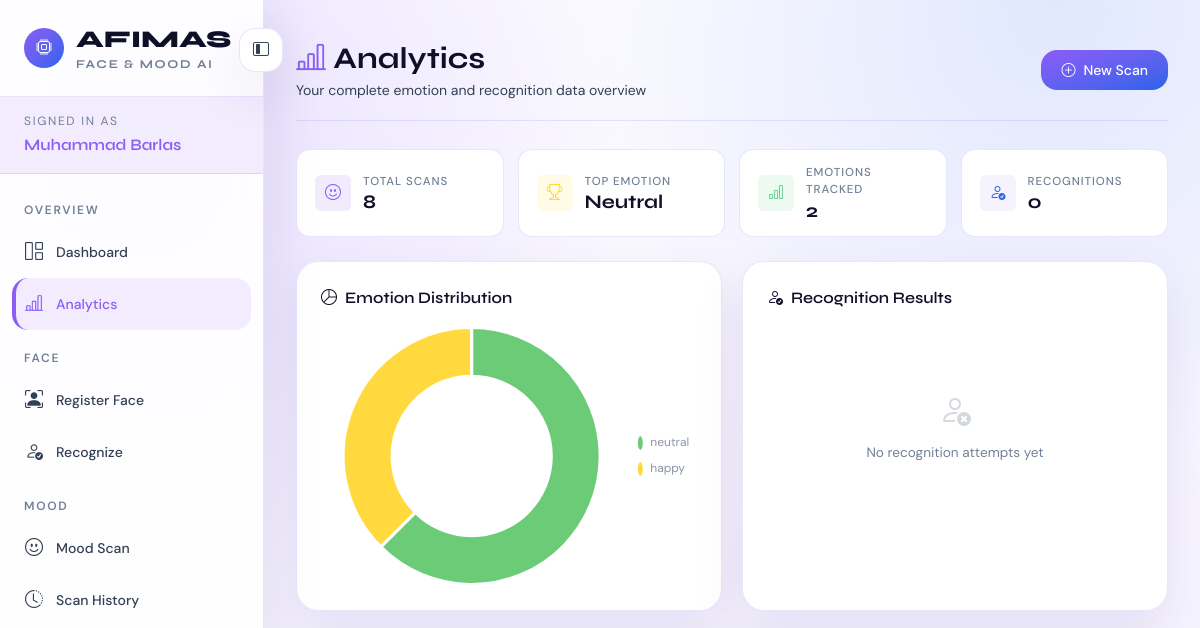
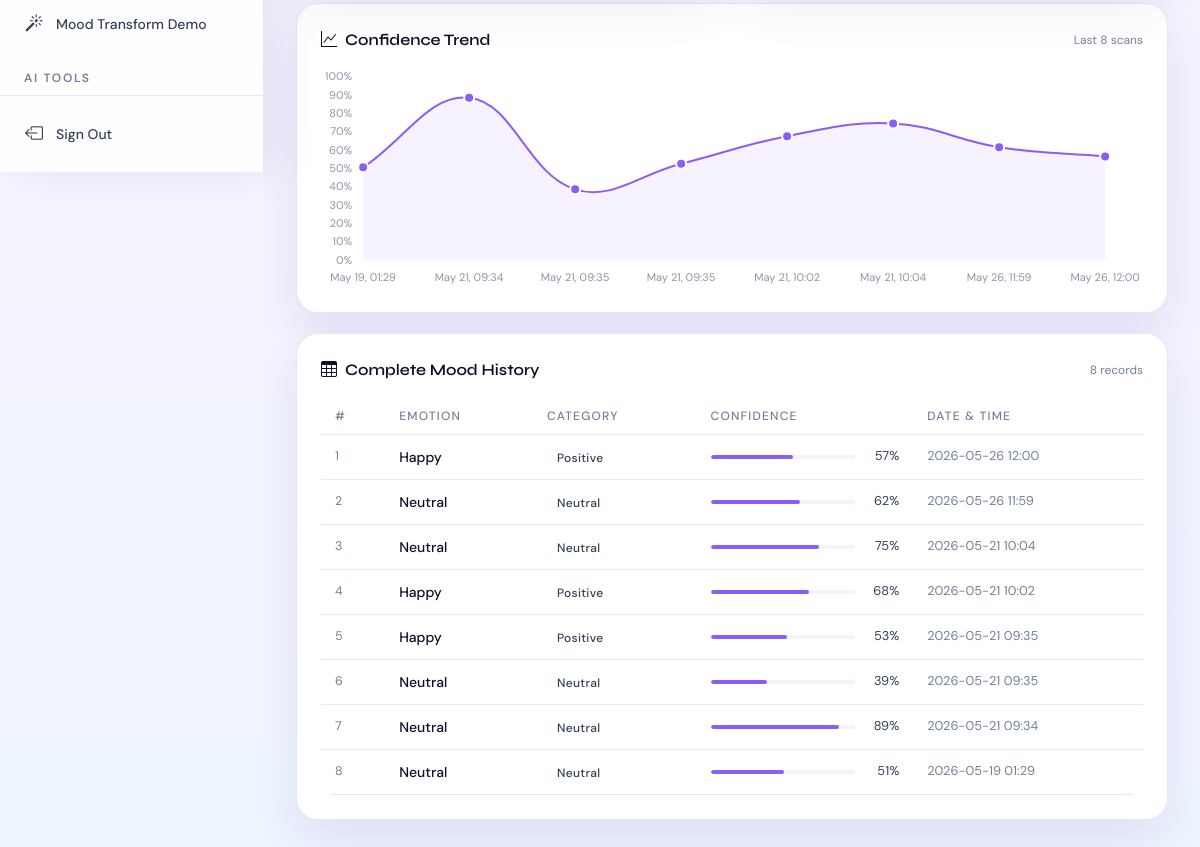
/dashboard/analytics (signed in), run on an earlier commit of the app's database (2 pictures, top to bottom).
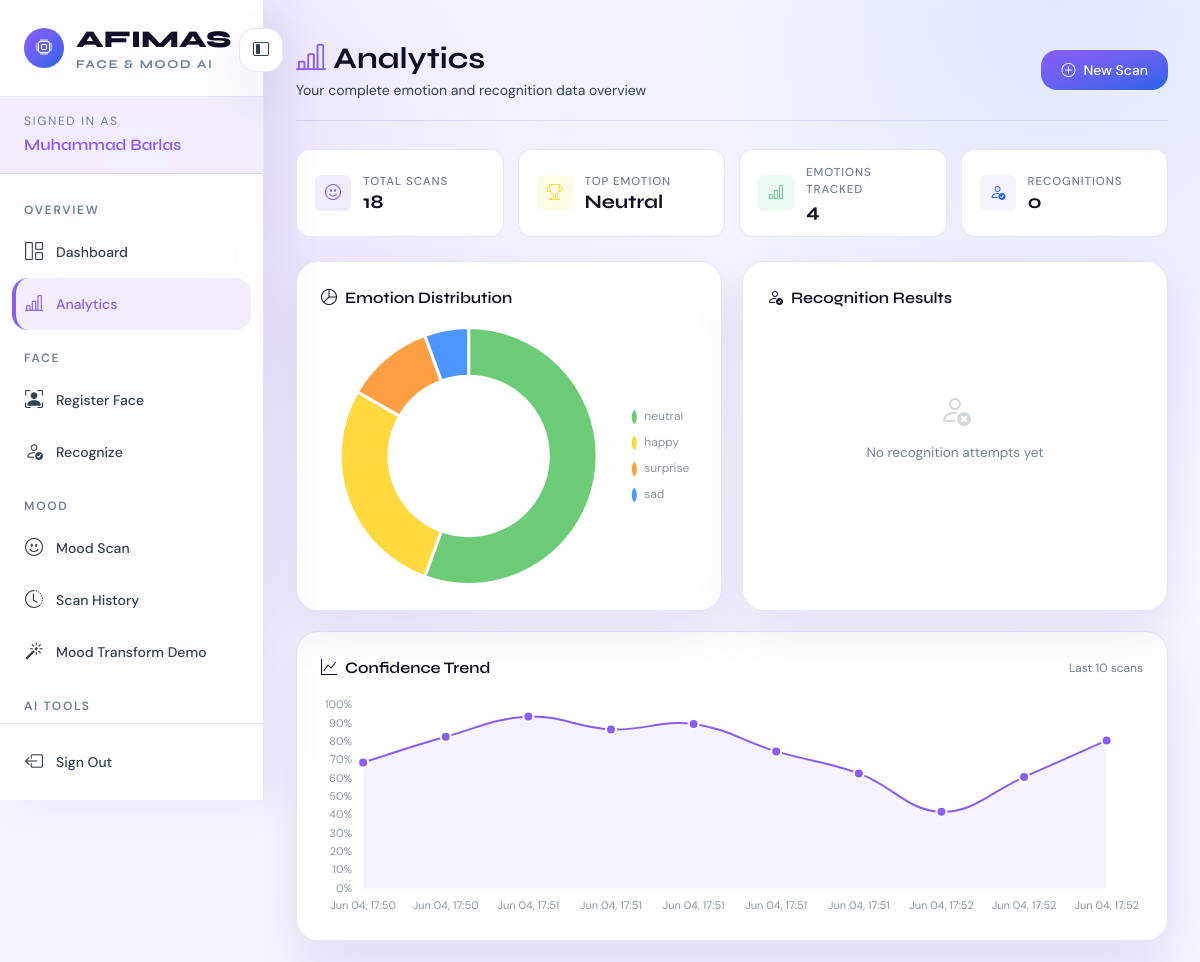
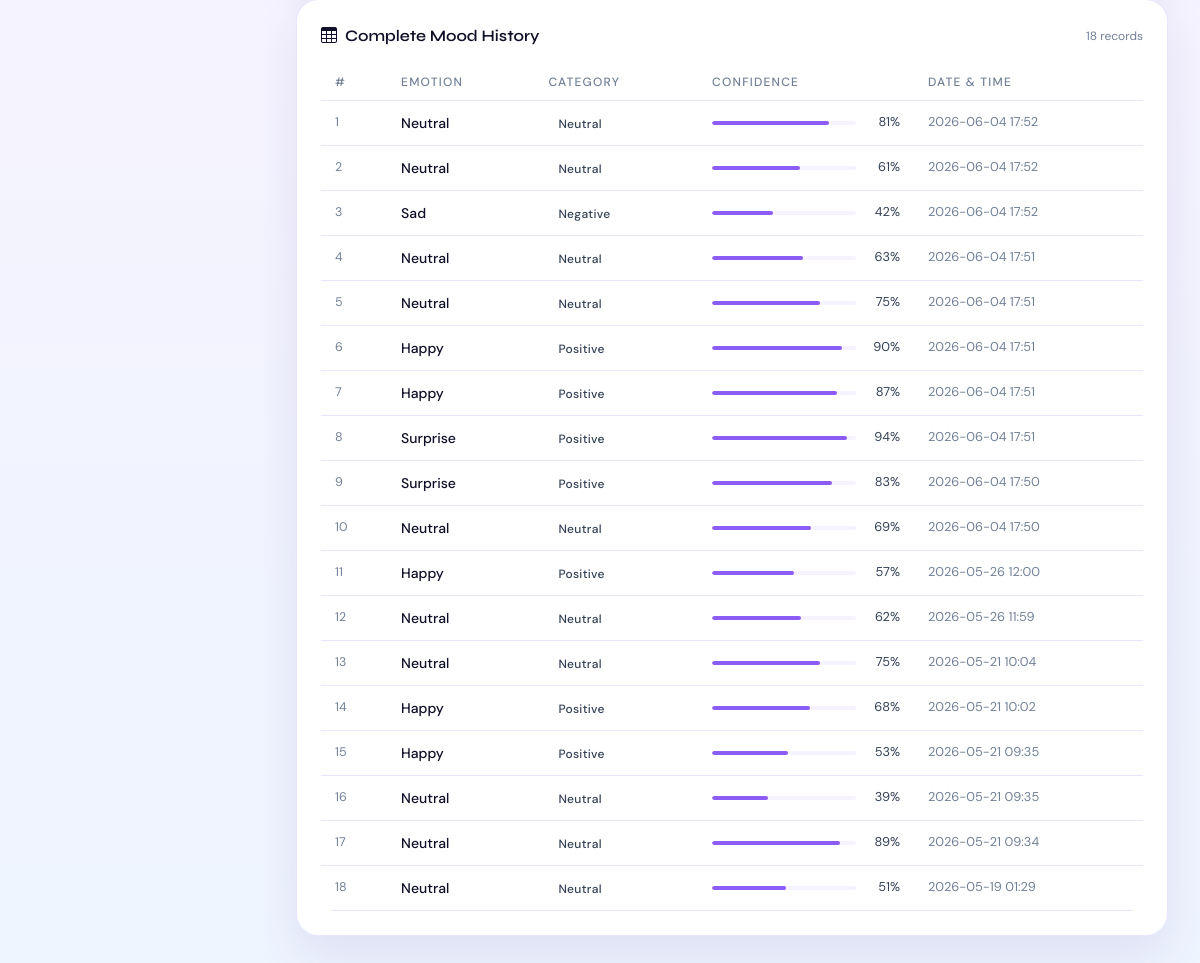
And on a later commit of the database (2 pictures, top to bottom).
### tables this page shows
CREATE TABLE users (
            id          INTEGER PRIMARY KEY AUTOINCREMENT,
            name        TEXT    NOT NULL,
            email       TEXT    NOT NULL UNIQUE,
            password_hash TEXT  NOT NULL,
            age         INTEGER,
            created_at  TIMESTAMP DEFAULT CURRENT_TIMESTAMP
        );

CREATE TABLE mood_logs (
            id               INTEGER PRIMARY KEY AUTOINCREMENT,
            user_id          INTEGER NOT NULL,
            dominant_emotion TEXT    NOT NULL,
            confidence       REAL    NOT NULL,
            mood_category    TEXT,
            all_scores_json  TEXT,
            image_path       TEXT,
            created_at       TIMESTAMP DEFAULT CURRENT_TIMESTAMP,
            FOREIGN KEY (user_id) REFERENCES users(id)
        );

### routes/dashboard_routes.py (the view)
@bp.route("/analytics", methods=["GET"])
@login_required
def analytics():
    user_id = session["user_id"]
    user    = get_current_user()
    analytics = get_analytics_data(user_id)
    return render_template(
        "dashboard/analytics.html",
        user      = user,
        analytics = analytics
    )

### database.py (called while the page is built)
def get_db_connection():
    conn = sqlite3.connect(Config.DATABASE_PATH)
    conn.row_factory = sqlite3.Row  # Access columns by name
    return conn

### repositories/mood_repo.py (called while the page is built)
def get_mood_logs_by_user(user_id):
    conn = get_db_connection()
    rows = conn.execute(
        """
        SELECT id, user_id, dominant_emotion, confidence,
               mood_category, all_scores_json, image_path, created_at
        FROM mood_logs
        WHERE user_id = ?
        ORDER BY created_at DESC
        """,
        (user_id,)
    ).fetchall()
    conn.close()
    logs = []
    for row in rows:
        log = dict(row)
        if log["all_scores_json"]:
            log["all_scores"] = json.loads(log["all_scores_json"])
        else:
            log["all_scores"] = {}
        logs.append(log)
    return logs

def get_mood_summary(user_id):
    conn = get_db_connection()
    rows = conn.execute(
        """
        SELECT dominant_emotion, COUNT(*) as count
        FROM mood_logs
        WHERE user_id = ?
        GROUP BY dominant_emotion
        ORDER BY count DESC
        """,
        (user_id,)
    ).fetchall()
    conn.close()
    summary = {}
    for row in rows:
        summary[row["dominant_emotion"]] = row["count"]
    return summary

def get_total_scans(user_id):
    conn = get_db_connection()
    result = conn.execute(
        "SELECT COUNT(*) as total FROM mood_logs WHERE user_id = ?",
        (user_id,)
    ).fetchone()
    conn.close()
    return result["total"] if result else 0

### repositories/recognition_repo.py (called while the page is built)
def get_recognition_summary(user_id):
    conn = get_db_connection()
    rows = conn.execute(
        """
        SELECT status, COUNT(*) as count
        FROM recognition_logs
        WHERE user_id = ? OR matched_user_id = ?
        GROUP BY status
        """,
        (user_id, user_id)
    ).fetchall()
    conn.close()
    summary = {}
    for row in rows:
        summary[row["status"]] = row["count"]
    return summary

### repositories/user_repo.py (called while the page is built)
def get_user_by_id(user_id):
    conn = get_db_connection()
    user = conn.execute(
        "SELECT * FROM users WHERE id = ?",
        (user_id,)
    ).fetchone()
    conn.close()
    return user

### services/auth_service.py (called while the page is built)
def get_current_user():
    user_id = session.get("user_id")  # Get ID stored during login
    if not user_id:
        return None
    return get_user_by_id(user_id)

def is_logged_in():
    return "user_id" in session

### templates/dashboard/analytics.html (shortened to what this page needs)
{% extends "base.html" %}
{% block content %}
<div class="page-header">
    <div style="display:flex; align-items:center; justify-content:space-between; flex-wrap:wrap; gap:12px;">
        <div>
            <div class="page-title">
                <i class="bi bi-bar-chart-line" style="color:var(--accent);"></i> Analytics
            </div>
            <div class="page-subtitle">Your complete emotion and recognition data overview</div>
        </div>
        <a href="{{ url_for('mood.scan') }}" class="btn-af-primary">
            <i class="bi bi-plus-circle"></i> New Scan
        </a>
    </div>
</div>
<div class="stats-strip">
    <div class="strip-item">
        <div class="strip-icon" style="background:rgba(139,92,246,0.12);">
            <i class="bi bi-emoji-smile" style="color:var(--accent);"></i>
        </div>
        <div>
            <div class="strip-label">Total Scans</div>
            <div class="strip-value">{{ analytics.total_scans }}</div>
        </div>
    </div>
    <div class="strip-item">
        <div class="strip-icon" style="background:rgba(255,217,61,0.12);">
            <i class="bi bi-trophy" style="color:#FFD93D;"></i>
        </div>
        <div>
            <div class="strip-label">Top Emotion</div>
            <div class="strip-value">
                {% if analytics.top_emotion %}
                    {{ analytics.top_emotion }}
                {% else %}
                    —
                {% endif %}
            </div>
        </div>
    </div>
    <div class="strip-item">
        <div class="strip-icon" style="background:rgba(104,211,145,0.12);">
            <i class="bi bi-bar-chart" style="color:#68d391;"></i>
        </div>
        <div>
            <div class="strip-label">Emotions Tracked</div>
            <div class="strip-value">{{ analytics.mood_summary | length }}</div>
        </div>
    </div>
    <div class="strip-item">
        <div class="strip-icon" style="background:rgba(183,148,244,0.12);">
            <i class="bi bi-person-check" style="color:var(--accent-2);"></i>
        </div>
        <div>
            <div class="strip-label">Recognitions</div>
            <div class="strip-value">
                {{ analytics.recognition_total }}
            </div>
        </div>
    </div>
</div>
<div class="charts-grid">
    <div class="af-card">
        <div class="af-card-title">
            <i class="bi bi-pie-chart"></i> Emotion Distribution
        </div>
        {% if analytics['mood_chart']['values'] %}
        <div class="chart-wrap">
            <canvas id="moodPieChart"></canvas>
        </div>
        {% else %}
        <div class="no-data">
            <i class="bi bi-pie-chart"></i>
            <p>No mood scans yet</p>
        </div>
        {% endif %}
    </div>
    <div class="af-card">
        <div class="af-card-title">
            <i class="bi bi-person-check"></i> Recognition Results
        </div>
        {% if analytics['recognition_chart']['values'] %}
        <div class="chart-wrap">
            <canvas id="recognitionChart"></canvas>
        </div>
        {% else %}
        <div class="no-data">
            <i class="bi bi-person-x"></i>
            <p>No recognition attempts yet</p>
        </div>
        {% endif %}
    </div>
</div>
<div class="af-card" style="margin-bottom:20px;">
    <div class="af-card-title">
        <i class="bi bi-graph-up"></i> Confidence Trend
        <span style="font-size:0.75rem;color:var(--text-muted);font-weight:400;margin-left:auto;font-family:var(--font-body);">
            Last {{ analytics['mood_trend']['dates'] | length }} scans
        </span>
    </div>
    {% if analytics['mood_trend']['dates'] %}
    <div style="position:relative; height:220px;">
        <canvas id="trendChart"></canvas>
    </div>
    {% else %}
    <div class="no-data">
        <i class="bi bi-graph-up"></i>
        <p>Run at least 2 mood scans to see your trend</p>
    </div>
    {% endif %}
</div>
<div class="af-card">
    <div class="af-card-title">
        <i class="bi bi-table"></i> Complete Mood History
        <span style="font-size:0.75rem;color:var(--text-muted);font-weight:400;margin-left:auto;font-family:var(--font-body);">
            {{ analytics.full_mood_logs | length }} records
        </span>
    </div>
    {% if analytics.full_mood_logs %}
    <div class="table-wrap">
        <table class="af-table">
            <thead>
                <tr>
                    <th>#</th>
                    <th>Emotion</th>
                    <th>Category</th>
                    <th>Confidence</th>
                    <th>Date & Time</th>
                </tr>
            </thead>
            <tbody>
                {% for log in analytics.full_mood_logs %}
                <tr>
                    <td style="color:var(--text-muted); font-size:0.78rem;">{{ loop.index }}</td>
                    <td>
                        <span style="text-transform:capitalize; font-weight:500; color:var(--text-primary);">
                            {{ log.dominant_emotion }}
                        </span>
                    </td>
                    <td>
                        <span class="badge-af badge-af
                            {% if log.mood_category == 'Positive' %}badge-positive
                            {% elif log.mood_category == 'Negative' %}badge-negative
                            {% else %}badge-neutral{% endif %}">
                            {{ log.mood_category or '—' }}
                        </span>
                    </td>
                    <td>
                        <div style="display:flex; align-items:center; gap:8px;">
                            <div style="flex:1;background:var(--bg-base);border-radius:100px;height:4px;overflow:hidden;min-width:60px;">
                                <div style="height:100%;border-radius:100px;
                                            width:{{ "%.0f"|format(log.confidence * 100) }}%;
                                            background:var(--accent);"></div>
                            </div>
                            <span style="font-size:0.8rem;color:var(--text-secondary);width:36px;text-align:right;">
                                {{ "%.0f"|format(log.confidence * 100) }}%
                            </span>
                        </div>
                    </td>
                    <td style="font-size:0.8rem; color:var(--text-muted);">
                        {{ log.created_at[:16] if log.created_at else '—' }}
                    </td>
                </tr>
                {% endfor %}
            </tbody>
        </table>
    </div>
    {% endif %}
</div>
{% endblock %}

### templates/base.html (shortened to what this page needs)
<!DOCTYPE html>
<html lang="en">
<head>
    <link href="https://cdn.jsdelivr.net/npm/bootstrap-icons@1.11.0/font/bootstrap-icons.css" rel="stylesheet"/>
    <link rel="stylesheet" href="{{ url_for('static', filename='css/tailwind.css') }}"/>
</head>
<body class="overflow-x-hidden">
{% macro nav_item(endpoint, icon, label) %}
    <a href="{{ url_for(endpoint) }}"
       class="flex items-center gap-3 rounded-2xl px-3 py-3 text-sm font-medium no-underline transition {% if request.endpoint == endpoint %}border-l-4 border-af-accent bg-af-accent/10 pl-2 text-af-accent{% else %}text-af-secondary hover:bg-af-accent/10 hover:text-af-accent{% endif %}">
        <i class="bi {{ icon }} w-5 shrink-0 text-center text-lg"></i>
        <span data-collapse-hide>{{ label }}</span>
    </a>
{% endmacro %}
{% if session.get('user_id') and not hide_sidebar | default(false) %}
    <aside id="sidebar"
           class="fixed left-0 top-0 z-[100] flex h-screen w-[264px] -translate-x-full flex-col overflow-visible border-r border-af-border bg-white/90 shadow-[14px_0_44px_rgba(64,44,128,0.08)] backdrop-blur-xl transition-all duration-300 md:translate-x-0">
        <button type="button"
                class="absolute -right-5 top-7 z-20 hidden h-11 w-11 shrink-0 items-center justify-center rounded-2xl border border-af-border bg-white text-af-secondary shadow-af-card transition hover:border-af-border-accent hover:bg-af-accent/10 hover:text-af-accent md:inline-flex"
                onclick="toggleSidebarCollapse()"
                title="Collapse sidebar"
                aria-label="Collapse sidebar">
            <i id="collapseIcon" class="bi bi-layout-sidebar-inset transition"></i>
        </button>
        <div data-sidebar-header class="flex items-center gap-3 border-b border-af-border px-6 py-6 transition-all duration-300">
            <a data-brand-link href="{{ url_for('dashboard.index') }}" class="flex min-w-0 flex-1 items-center gap-3 font-display text-2xl font-extrabold text-af-text no-underline transition-all duration-300">
                <span class="grid h-10 w-10 shrink-0 place-items-center rounded-lg bg-gradient-to-br from-af-accent to-af-accent-2 text-base text-white">
                    <i class="bi bi-cpu"></i>
                </span>
                <span data-collapse-hide class="min-w-0 truncate">
                    AFIMAS
                    <span class="block text-xs font-bold uppercase tracking-[0.14em] text-af-muted">Face & Mood AI</span>
                </span>
            </a>
        </div>
        <div data-collapse-hide class="border-b border-af-border bg-af-accent/10 px-6 py-4">
            <div class="text-xs uppercase tracking-[0.14em] text-af-muted">Signed in as</div>
            <div class="mt-1 truncate font-display text-base font-semibold text-af-accent">{{ session.get('user_name', 'User') }}</div>
        </div>
        <nav class="flex-1 overflow-y-auto px-3 py-4">
            <div data-collapse-hide class="px-3 pb-2 pt-3 text-xs font-semibold uppercase tracking-[0.14em] text-af-muted">Overview</div>
            {{ nav_item('dashboard.index', 'bi-grid-1x2', 'Dashboard') }}
            {{ nav_item('dashboard.analytics', 'bi-bar-chart-line', 'Analytics') }}
            <div data-collapse-hide class="px-3 pb-2 pt-5 text-xs font-semibold uppercase tracking-[0.14em] text-af-muted">Face</div>
            {{ nav_item('face.register_face', 'bi-person-bounding-box', 'Register Face') }}
            {{ nav_item('face.recognize', 'bi-person-check', 'Recognize') }}
            <div data-collapse-hide class="px-3 pb-2 pt-5 text-xs font-semibold uppercase tracking-[0.14em] text-af-muted">Mood</div>
            {{ nav_item('mood.scan', 'bi-emoji-smile', 'Mood Scan') }}
            {{ nav_item('mood.history', 'bi-clock-history', 'Scan History') }}
            {{ nav_item('mood.transform', 'bi-magic', 'Mood Transform Demo') }}
            <div data-collapse-hide class="px-3 pb-2 pt-5 text-xs font-semibold uppercase tracking-[0.14em] text-af-muted">AI Tools</div>
            {{ nav_item('age.predict', 'bi-calendar-heart', 'Age Prediction') }}
        </nav>
        <div class="border-t border-af-border p-3">
            <a href="{{ url_for('auth.logout') }}" class="flex items-center gap-3 rounded-2xl px-3 py-3 text-sm font-medium text-af-secondary no-underline transition hover:bg-red-500/10 hover:text-red-500">
                <i class="bi bi-box-arrow-left w-5 shrink-0 text-center text-lg"></i>
                <span data-collapse-hide>Sign Out</span>
            </a>
        </div>
    </aside>
    <main id="mainContent" class="min-h-screen min-w-0 overflow-x-clip px-4 py-16 transition-all duration-300 md:ml-[264px] md:px-8 md:py-10 xl:px-12">
        <div class="mx-auto w-full max-w-[1600px] min-w-0">
            {% block content %}{% endblock %}
        </div>
    </main>
{% else %}
    <div class="flex min-h-screen items-center justify-center p-6">
        {% block guest_content %}{% endblock %}
    </div>
{% endif %}
</body>
</html>

What changed in the data, as far as the page shows it:
added mood_logs: dominant_emotion "Neutral", mood_category "Neutral", log.confidence*100 "81", created_at "2026-06-04 17:52"
added mood_logs: dominant_emotion "Neutral", mood_category "Neutral", log.confidence*100 "61", created_at "2026-06-04 17:52"
added mood_logs: dominant_emotion "Sad", mood_category "Negative", log.confidence*100 "42", created_at "2026-06-04 17:52"
added mood_logs: dominant_emotion "Neutral", mood_category "Neutral", log.confidence*100 "63", created_at "2026-06-04 17:51"
added mood_logs: dominant_emotion "Neutral", mood_category "Neutral", log.confidence*100 "75", created_at "2026-06-04 17:51"
added mood_logs: dominant_emotion "Happy", mood_category "Positive", log.confidence*100 "90", created_at "2026-06-04 17:51"
added mood_logs: dominant_emotion "Happy", mood_category "Positive", log.confidence*100 "87", created_at "2026-06-04 17:51"
added mood_logs: dominant_emotion "Surprise", mood_category "Positive", log.confidence*100 "94", created_at "2026-06-04 17:51"
added mood_logs: dominant_emotion "Surprise", mood_category "Positive", log.confidence*100 "83", created_at "2026-06-04 17:50"
added mood_logs: dominant_emotion "Neutral", mood_category "Neutral", log.confidence*100 "69", created_at "2026-06-04 17:50"
Also different on the page:
{{ analytics.total_scans }}: "8" → "18"
{{ analytics.mood_summary | length }}: "2" → "4"
chart data {{ analytics['mood_chart']['labels']  | tojson }}: ["neutral", "happy"] → ["neutral", "happy", "surprise", "sad"]
chart data {{ analytics['mood_chart']['values']  | tojson }}: [5, 3] → [10, 5, 2, 1]
{{ analytics['mood_trend']['dates'] | length }}: "8" → "10"
{{ analytics.full_mood_logs | length }}: "8" → "18"
